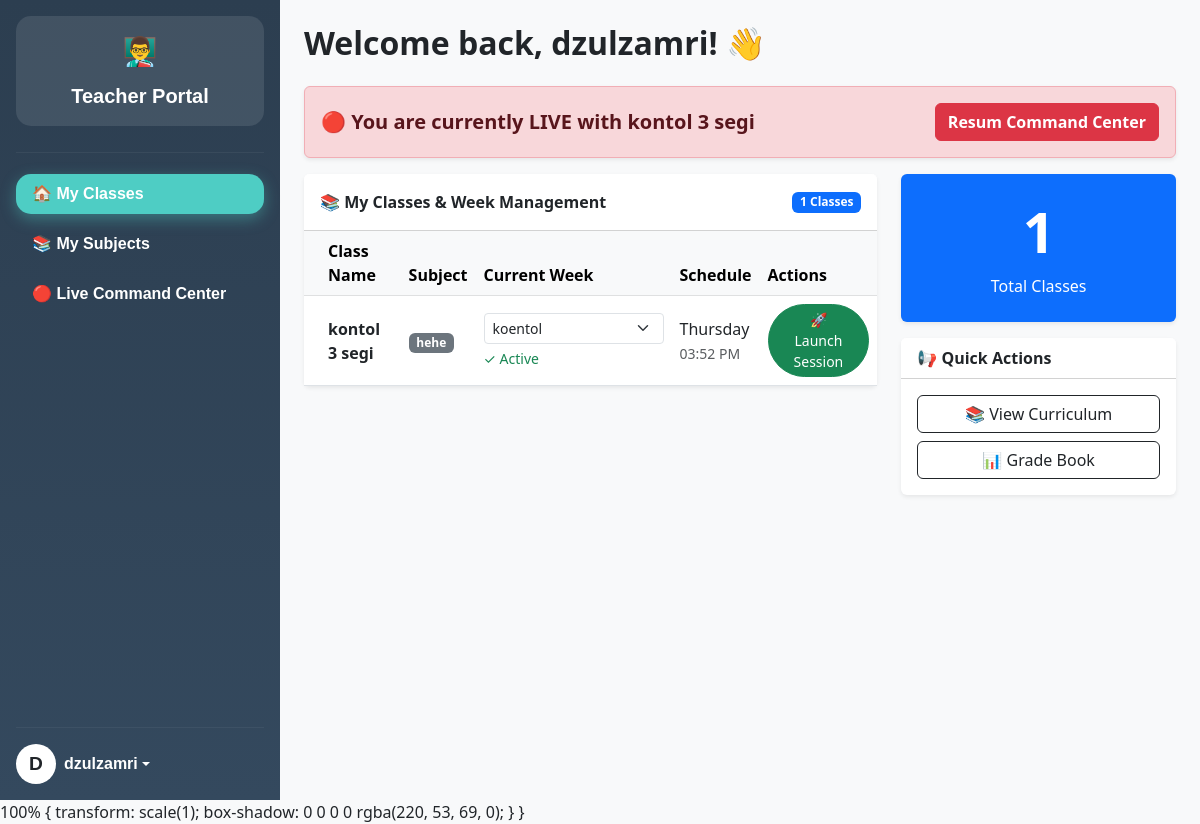
/teacher/dashboard.php (signed in), run on the app's committed database.
### tables this page shows
CREATE TABLE `users` (
  `user_id` int(11) NOT NULL,
  `username` varchar(50) NOT NULL,
  `password` varchar(255) NOT NULL,
  `full_name` varchar(100) NOT NULL,
  `email` varchar(100) DEFAULT NULL,
  `phone_number` varchar(20) DEFAULT NULL,
  `role` enum('admin','parent','student','teacher') NOT NULL,
  `subscription_expiry` date DEFAULT NULL,
  `profile_picture` varchar(255) DEFAULT 'default_avatar.png',
  `created_at` timestamp NOT NULL DEFAULT current_timestamp(),
  `last_login_at` datetime DEFAULT NULL,
  `reset_token_hash` varchar(64) DEFAULT NULL,
  `reset_token_expires_at` datetime DEFAULT NULL
);

CREATE TABLE `live_sessions` (
  `session_id` int(11) NOT NULL,
  `class_id` int(11) NOT NULL,
  `schedule_id` int(11) NOT NULL,
  `teacher_id` int(11) NOT NULL,
  `meeting_link` text NOT NULL,
  `status` enum('active','ended') DEFAULT 'active',
  `started_at` datetime NOT NULL,
  `ended_at` datetime DEFAULT NULL
);

CREATE TABLE `classes` (
  `class_id` int(11) NOT NULL,
  `class_name` varchar(100) NOT NULL,
  `subject_id` int(11) NOT NULL,
  `teacher_id` int(11) NOT NULL,
  `is_live` tinyint(1) DEFAULT 0,
  `current_session_id` int(11) DEFAULT NULL,
  `current_week_id` int(11) DEFAULT NULL,
  `current_session_content_id` int(11) DEFAULT NULL
);

CREATE TABLE `subjects` (
  `subject_id` int(11) NOT NULL,
  `name` varchar(100) NOT NULL,
  `description` text DEFAULT NULL,
  `thumbnail` varchar(255) DEFAULT 'default_subject.png',
  `created_at` timestamp NOT NULL DEFAULT current_timestamp()
);

CREATE TABLE `weeks` (
  `week_id` int(11) NOT NULL,
  `subject_id` int(11) NOT NULL,
  `title` varchar(255) NOT NULL,
  `sort_order` int(11) DEFAULT 0,
  `is_visible` tinyint(1) DEFAULT 0
);

CREATE TABLE `class_schedule` (
  `schedule_id` int(11) NOT NULL,
  `class_id` int(11) NOT NULL,
  `day_of_week` enum('Monday','Tuesday','Wednesday','Thursday','Friday','Saturday','Sunday') NOT NULL,
  `start_time` time NOT NULL,
  `end_time` time NOT NULL,
  `schedule_start_date` date DEFAULT NULL,
  `schedule_end_date` date DEFAULT NULL
);

### teacher/dashboard.php (the view, shortened to what this page needs)
<?php
require_once '../config/db.php';
$teacher_id = $_SESSION['user_id'];
$stmt = $pdo->prepare("SELECT full_name FROM users WHERE user_id = ?");
$stmt->execute([$teacher_id]);
$teacher = $stmt->fetch();
$classes_sql = "SELECT c.class_id, c.class_name, c.current_week_id,
                       s.name as subject_name, s.subject_id,
                       w.title as current_week_title,
                       sch.day_of_week, sch.start_time, sch.end_time, sch.schedule_id
                FROM classes c
                JOIN subjects s ON c.subject_id = s.subject_id
                LEFT JOIN weeks w ON c.current_week_id = w.week_id
                LEFT JOIN class_schedule sch ON c.class_id = sch.class_id
                WHERE c.teacher_id = ?
                ORDER BY FIELD(sch.day_of_week, 'Monday', 'Tuesday', 'Wednesday', 'Thursday', 'Friday', 'Saturday', 'Sunday'), sch.start_time";
$stmt = $pdo->prepare($classes_sql);
$stmt->execute([$teacher_id]);
$all_classes = $stmt->fetchAll(PDO::FETCH_ASSOC);
$active_session = $pdo->prepare("SELECT ls.session_id, c.class_name
                                 FROM live_sessions ls
                                 JOIN classes c ON ls.class_id = c.class_id
                                 WHERE c.teacher_id = ? AND ls.ended_at IS NULL");
$active_session->execute([$teacher_id]);
$current_live = $active_session->fetch();
?>
<!DOCTYPE html>
<html lang="en">
<head>
    <link href="https://cdn.jsdelivr.net/npm/bootstrap@5.3.0/dist/css/bootstrap.min.css" rel="stylesheet">
</head>
<body class="bg-light">
<div class="d-flex">
    <?php include 'sidebar.php'; ?>
    <div class="flex-grow-1 p-4">
        <h2 class="fw-bold mb-4">Welcome back, <?php echo htmlspecialchars($teacher['full_name']); ?>! 👋</h2>
        <?php if($current_live): ?>
            <div class="alert alert-danger d-flex justify-content-between align-items-center shadow-sm">
                <div>
                    <strong class="fs-5">🔴 You are currently LIVE with <?php echo htmlspecialchars($current_live['class_name']); ?></strong>
                </div>
                <a href="live_class.php" class="btn btn-danger fw-bold pulse-btn">Resum Command Center</a>
            </div>
        <?php endif; ?>
        <div class="row g-4">
            <div class="col-md-8">
                <div class="card shadow-sm border-0 mb-4">
                    <div class="card-header bg-white fw-bold py-3 d-flex justify-content-between align-items-center">
                        📚 My Classes & Week Management
                        <span class="badge bg-primary"><?php echo count($all_classes); ?> Classes</span>
                    </div>
                    <div class="card-body p-0">
                        <div class="table-responsive">
                            <table class="table table-hover align-middle mb-0">
                                <thead class="table-light">
                                    <tr>
                                        <th class="ps-4">Class Name</th>
                                        <th>Subject</th>
                                        <th>Current Week</th>
                                        <th>Schedule</th>
                                        <th>Actions</th>
                                    </tr>
                                </thead>
                                <tbody>
                                    <?php foreach($all_classes as $class): ?>
                                        <tr>
                                            <td class="ps-4 fw-bold"><?php echo htmlspecialchars($class['class_name']); ?></td>
                                            <td><span class="badge bg-secondary"><?php echo htmlspecialchars($class['subject_name']); ?></span></td>
                                            <td>
                                                <form method="POST" class="d-inline-flex gap-2" id="weekForm<?php echo $class['class_id']; ?>">
                                                    <select name="week_id" class="form-select form-select-sm" style="min-width: 180px;" onchange="this.form.submit()">
                                                        <?php
                                                        $weeks_stmt = $pdo->prepare("SELECT week_id, title, sort_order FROM weeks WHERE subject_id = ? ORDER BY sort_order");
                                                        $weeks_stmt->execute([$class['subject_id']]);
                                                        $weeks = $weeks_stmt->fetchAll();
                                                        foreach($weeks as $w):
                                                        ?>
                                                            <option value="<?php echo $w['week_id']; ?>" <?php echo ($class['current_week_id'] == $w['week_id']) ? 'selected' : ''; ?>>
                                                                <?php echo htmlspecialchars($w['title']); ?>
                                                            </option>
                                                        <?php endforeach; ?>
                                                    </select>
                                                </form>
                                                <?php if($class['current_week_id']): ?>
                                                    <small class="text-success d-block mt-1">✓ Active</small>
                                                <?php else: ?>
                                                    <small class="text-muted d-block mt-1">⚠️ Not set</small>
                                                <?php endif; ?>
                                            </td>
                                            <td>
                                                <?php if($class['day_of_week']): ?>
                                                    <?php echo $class['day_of_week']; ?><br>
                                                    <small class="text-muted"><?php echo date('h:i A', strtotime($class['start_time'])); ?></small>
                                                <?php else: ?>
                                                    <small class="text-muted">No schedule</small>
                                                <?php endif; ?>
                                            </td>
                                            <td>
                                                <?php if($class['schedule_id']): ?>
                                                    <button
                                                        class="btn btn-sm btn-success rounded-pill px-3 launch-session-btn"
                                                        data-schedule-id="<?php echo $class['schedule_id']; ?>"
                                                        data-class-id="<?php echo $class['class_id']; ?>"
                                                        data-class-name="<?php echo htmlspecialchars($class['class_name']); ?>"
                                                        data-bs-toggle="modal"
                                                        data-bs-target="#launchSessionModal">
                                                        🚀 Launch Session
                                                    </button>
                                                <?php else: ?>
                                                    <button class="btn btn-sm btn-secondary rounded-pill px-3" disabled>No Schedule</button>
                                                <?php endif; ?>
                                            </td>
                                        </tr>
                                    <?php endforeach; ?>
                                </tbody>
                            </table>
                        </div>
                    </div>
                </div>
            </div>
            <div class="col-md-4">
                <div class="card shadow-sm border-0 mb-3 bg-primary text-white">
                    <div class="card-body text-center p-4">
                        <h1 class="display-4 fw-bold"><?php echo count($all_classes); ?></h1>
                        <p class="mb-0">Total Classes</p>
                    </div>
                </div>
                <div class="card shadow-sm border-0">
                    <div class="card-header bg-white fw-bold">
                        📢 Quick Actions
                    </div>
                    <div class="card-body">
                        <a href="teacher_subjects.php" class="btn btn-outline-dark w-100 mb-2">📚 View Curriculum</a>
                        <a href="gradebook.php" class="btn btn-outline-dark w-100">📊 Grade Book</a>
                    </div>
                </div>
            </div>
        </div>
    </div>
</div>
        100% { transform: scale(1); box-shadow: 0 0 0 0 rgba(220, 53, 69, 0); }
    }
</body>
</html>

### teacher/dashboard.php (style rules this page uses)
.pulse-btn { animation: pulse 1.5s infinite; }

### data on the page
users: full_name "dzulzamri"
live_sessions: class.class_name "kontol 3 segi"
classes: class_name "kontol 3 segi", subject.name "hehe", week_id "koentol", shows "✓ Active", class_schedule.day_of_week "Thursday", class_schedule.start_time "03:52 PM"

### other printed values
substr($name, 0, 1) "D"
$_SESSION['full_name'] "dzulzamri"
count($all_classes) "1"
